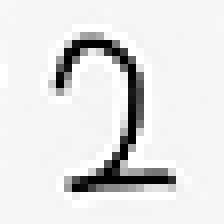
#> input picture HannesNumbers/Hannes/digit3.png, 28 x 28 px, found by its file name (shown 8 times larger)
$ python read_hannes_digit.py   (Python 2 division)
#> lines starting #> are read from the running program, lines starting #| are printed output that depends on the picture
### neural_network_3_dropout.py
import numpy as np
import pickle
import math
import random
import gzip
from time import time
import winsound

"""
This version will try to do calculations for all training cases in a mini batch at the same time to improve efficiency.
Compare this result with the time for a non-optimized network:
    network = NeuralNetwork((784, 100, 10))
    network.SGD(train_set, 10, 1, 3, test_set, highest_activation)
    ->
    Epoch 0: 9500 out of 10000 test cases correct (95.0%)
    Time elapsed: 54.5859999657 seconds
"""

"""
CHANGES MADE:
    Make self.biases a list of (layer_size, 1) matrices instead of (layer_size) vectors
    Make activity, error and z (layer_size, len(mini_batch)) matrices instead of (layer_size) vectors

"""

"""
What??
Epoch 0: 5002 out of 10000 test cases correct (50.02%)

Time elapsed: 20.4639999866 seconds

Epoch 0: 2007 out of 10000 test cases correct (20.07%)

Time elapsed: 19.0779998302 seconds

1028

980

1028

983

1031

1028

Epoch 0: 2711 out of 10000 test cases correct (27.11%)

1010

mini batch size = 1 ger
Epoch 0: 7968 out of 10000 test cases correct (79.68%)
Time elapsed: 61.3570001125 seconds

jmfr med neural_network (1)
Epoch 0: 7506 out of 10000 test cases correct (75.06%)
Time elapsed: 49.9800000191 seconds

dvs samma
"""

"""
batch_size = 2 ger
Epoch 0: 8877 out of 10000 test cases correct (88.77%)

Time elapsed: 42.9709999561 seconds

batch_size = 5 ger
Epoch 0: 9335 out of 10000 test cases correct (93.35%)

Time elapsed: 25.5700001717 seconds

"""

class CrossEntropyCost:
    @staticmethod
    def error_last_layer(z, a, y, activation_function_prime):
        return a - y

class QuadraticCost:
    @staticmethod
    def error_last_layer(z, a, y, activation_function_prime):
        return (a - y) * activation_function_prime(z)


class NeuralNetwork:
    # [26 lines left out: functions __init__, SGD, not called in this run]

    """ Return the number of correct outputs from the input data"""
    # [68 lines left out: functions test, update_mini_batch, backpropagation, feedforward, not called in this run]


def gaussian_random_matrix(rows, cols, standard_deviation):
    return np.random.randn(rows, cols) * standard_deviation

def random_matrix(rows, cols, max_value):
    return (np.random.rand(rows,cols) - 0.5) * 2 * max_value

def random_vector(size, max_value):
    return (np.random.rand(size) - 0.5) * 2 * max_value

def save_to_file(object, filename):
    with open(filename, mode="wb") as file:
        pickle.dump(object, file)

def load_from_file(filename):
    with open(filename) as file:
        return pickle.load(file)

def sigmoid(z):
    return 1.0 / (1.0 + math.e**(-z)) if z != 0 else 0 # DROPOUT

def sigmoid_prime(z):
    return sigmoid(z) * (1.0 - sigmoid(z))

def least_squares_cost_function_gradient(target, output):
    return (output - target)

def activation_pattern(digit):
    return np.array([[1*(n == digit) for n in range(10)]]).T

def digit_from_activation_pattern(activation_pattern):
    return max(range(10), key=lambda x: activation_pattern[x])

def highest_activation(target, output):
    binary_output = 1 * (output == np.max(output))
    return all(binary_output == target)

def threshold_at_point_five(target, output):
    binary_output = 1 * (output > 0.5)
    return all(binary_output == target)

def test_result_string(test_result, test_data):
    return str(test_result) + " out of " + str(len(test_data)) + " test cases correct (" + str(100*float(test_result)/len(test_data)) + "%)"

# [8 lines left out: function load_mnist_data, not called in this run]

# [11 lines that do not run on import are left out]

"""
network = NeuralNetwork((784, 100, 10))
network.SGD(train_set, 10, 1, 3, test_set, highest_activation)
Epoch 0: 9545 out of 10000 test cases correct (95.45%)
Time elapsed: 17.0780000687 seconds

network = NeuralNetwork((784, 100, 10), cost=CrossEntropyCost)
network.SGD(train_set, 10, 30, 0.5, test_set, highest_activation)
Epoch 0: 9616 out of 10000 test cases correct (96.16%)

network = NeuralNetwork((784, 100, 10), cost=CrossEntropyCost)
network.SGD(train_set, 10, 100, 0.5, test_set, highest_activation)
max 9795

network = NeuralNetwork((784, 100, 10), cost=CrossEntropyCost)
network.SGD(train_set, 10, 90, 0.1, 5.0, test_set, highest_activation)
max 9803
"""

### read_hannes_digit.py
import numpy as np
import Image
def load_image( infilename ) :
#> called with infilename = 'HannesNumbers\\Hannes\\digit3.png'
    img = Image.open( infilename )
#> img is the input picture: PIL image 28x28 L; min 0, max 255, mean 225.9
    img.load()
    data = np.asarray( img, dtype="int32" )
    data = 1.0 - data / 255.0 # Make black pixels 1 and white 0
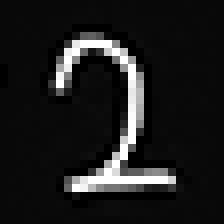
#> data: shape (28, 28) float64 (shown 8 times larger); min 0, max 1, mean 0.114
    return data

# def save_image( npdata, outfilename ) :
#     img = Image.fromarray( np.asarray( np.clip(npdata,0,255), dtype="uint8"), "L" )
#     img.save( outfilename )

data = load_image("HannesNumbers\Hannes\digit3.png")

from neural_network_3_dropout import *

neural_net = load_from_file("saved_networks\9238.pkl")
#> (the run stopped early here; a loop or call above may not have finished)

$ run again, with HannesNumbers/Hannes/digit1.png copied over HannesNumbers/Hannes/digit3.png
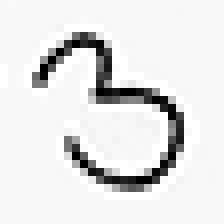
#> input picture HannesNumbers/Hannes/digit1.png, 28 x 28 px, found by its file name (shown 8 times larger)
#> in load_image, img is the input picture: PIL image 28x28 L; min 0, max 255, mean 225.8
#> in load_image, `data = 1.0 - data / 255.0`:
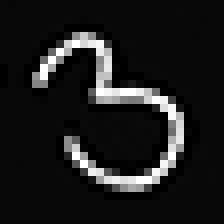
#> data: shape (28, 28) float64 (shown 8 times larger); min 0, max 1, mean 0.114

$ run again, with HannesNumbers/Hannes/digit10.png copied over HannesNumbers/Hannes/digit3.png
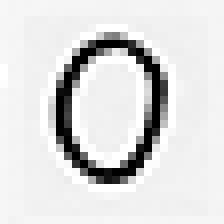
#> input picture HannesNumbers/Hannes/digit10.png, 28 x 28 px, found by its file name (shown 8 times larger)
#> in load_image, img is the input picture: PIL image 28x28 L; min 0, max 255, mean 219.4
#> in load_image, `data = 1.0 - data / 255.0`:
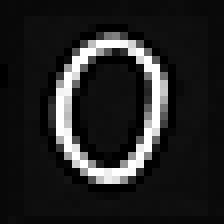
#> data: shape (28, 28) float64 (shown 8 times larger); min 0, max 1, mean 0.139

$ run again, with HannesNumbers/Hannes/digit2.png copied over HannesNumbers/Hannes/digit3.png
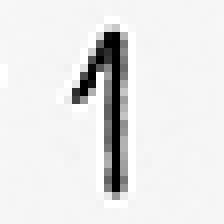
#> input picture HannesNumbers/Hannes/digit2.png, 28 x 28 px, found by its file name (shown 8 times larger)
#> in load_image, img is the input picture: PIL image 28x28 L; min 0, max 255, mean 230.2
#> in load_image, `data = 1.0 - data / 255.0`:
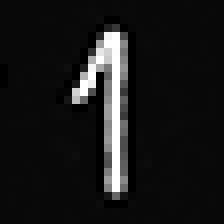
#> data: shape (28, 28) float64 (shown 8 times larger); min 0, max 1, mean 0.0973
